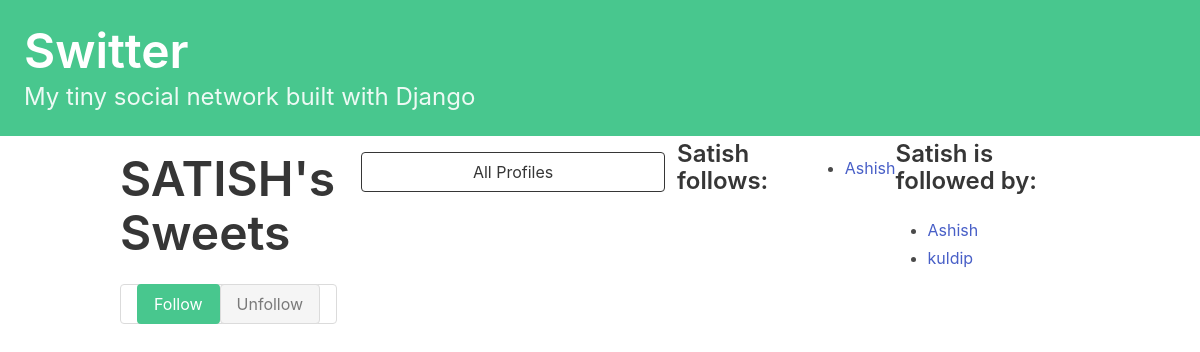
The page /profile/8 on the database as committed earlier.
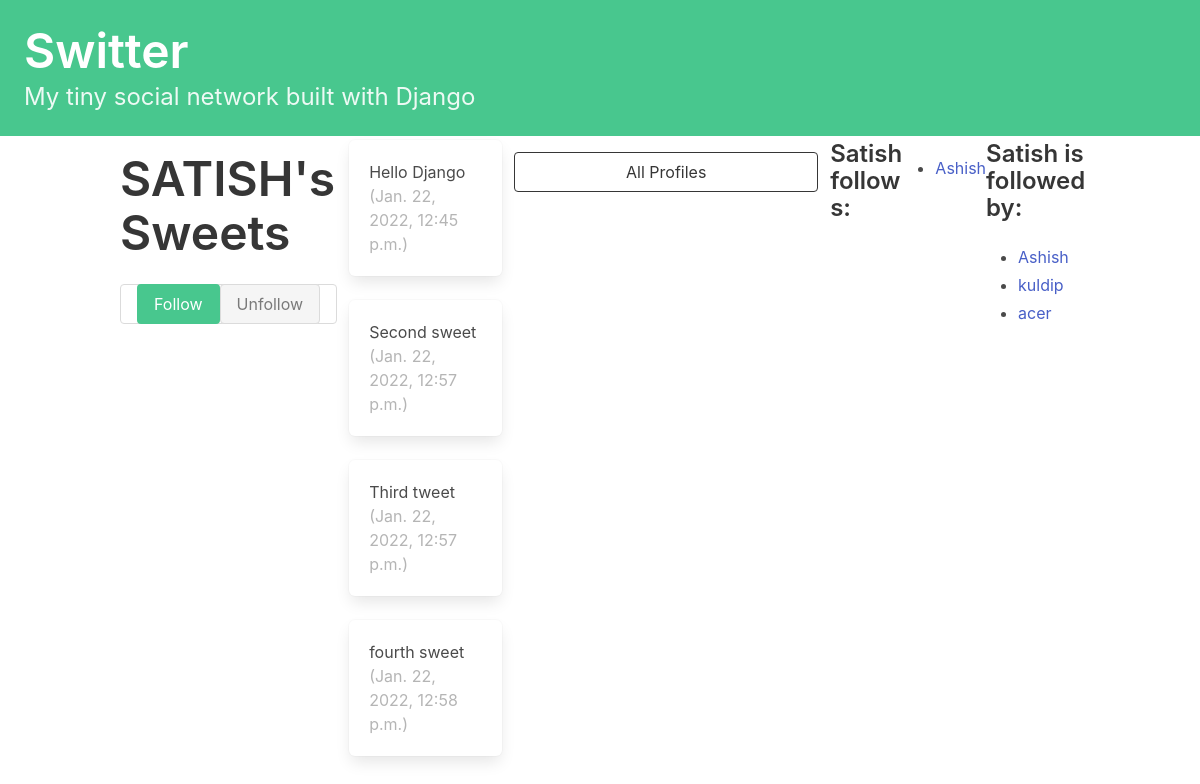
The same page on the database as committed later.
### switter/models.py (models this page shows, shortened)
class Profile(models.Model):
    user = models.OneToOneField(User, on_delete=CASCADE)
    follows = models.ManyToManyField(
        "self",
        related_name="followed_by",
        blank=True,
        symmetrical=False
    )
    def __str__(self):
        return str(self.user)

class Sweet(models.Model):
    user = models.ForeignKey(
        User, related_name="sweets", on_delete=models.DO_NOTHING
    )
    body = models.CharField(max_length=140)
    created_at = models.DateTimeField(auto_now_add=True)

### switter/views.py (the view, shortened to what this page needs)
# urls.py: path("profile/<int:pk>",views.profile,name="profile")
def profile(request, pk):
    profile = Profile.objects.get(pk=pk)
    return render(request, "switter/profile.html", {
        "profile": profile,
    })

### switter/templates/switter/profile.html (shortened to what this page needs)
{% extends 'base.html' %}
{% block content %}
<div class="column">
    <div class="block">
        <h1 class="title is-1">
            {{ profile.user.username|upper }}'s Sweets
        </h1>
    </div>
    <form method="post">
        <div class="button has-addons">
            {% if profile in user.profile.follows.all %}
            <button class="button is-success is-static ">Follow</button>
            <button class="button is-danger" name="unfollow" value="unfollow">Unfollow</button>
            {% else %}
            <button class="button is-success" name="follow" value="follow">Follow</button>
            <button class="button is-danger is-static ">Unfollow</button>
            {% endif %}
        </div>
    </form>
</div>
<div class="content">
    {% for sweet in profile.user.sweets.all %}
    <div class="box">
        {{ sweet.body }}
        <span class="is-small has-text-grey-light">
            ({{ sweet.created_at }})
        </span>
    </div>
    {% endfor %}
</div>
<div class="column is-one-third">
    <div class="block">
        <a href="{% url 'profile_list' %}">
            <button class="button is-dark is-outlined is-fullwidth">
                All Profiles
            </button>
        </a>
    </div>
</div>
<div class="block">
    <h3 class="title is-4">
        {{ profile.user.username }} follows:
    </h3>
</div>
<div class="content">
    <ul>
        {% for following in profile.follows.all %}
        <li>
            <a href="{% url 'profile' following.id %}">
                {{ following }}
            </a>
        </li>
        {% endfor %}
    </ul>
</div>
<div class="block">
    <h3 class="title is-4">
        {{ profile.user.username }} is followed by:
    </h3>
    <div class="content">
        <ul>
            {% for follower in profile.followed_by.all %}
            <li>
                <a href="{% url 'profile' follower.id %}">
                    {{ follower }}
                </a>
            </li>
            {% endfor %}
        </ul>
    </div>
</div>
{% endblock content %}

Rows that differ between the two databases and show on the page:
added Sweet: body "Hello Django", created_at "Jan. 22, 2022, 12:45 p.m."
added Sweet: body "Second sweet", created_at "Jan. 22, 2022, 12:57 p.m."
added Sweet: body "Third tweet", created_at "Jan. 22, 2022, 12:57 p.m."
added Sweet: body "fourth sweet", created_at "Jan. 22, 2022, 12:58 p.m."
added Profile: user.username "acer", shown under "Satish is followed by:"
